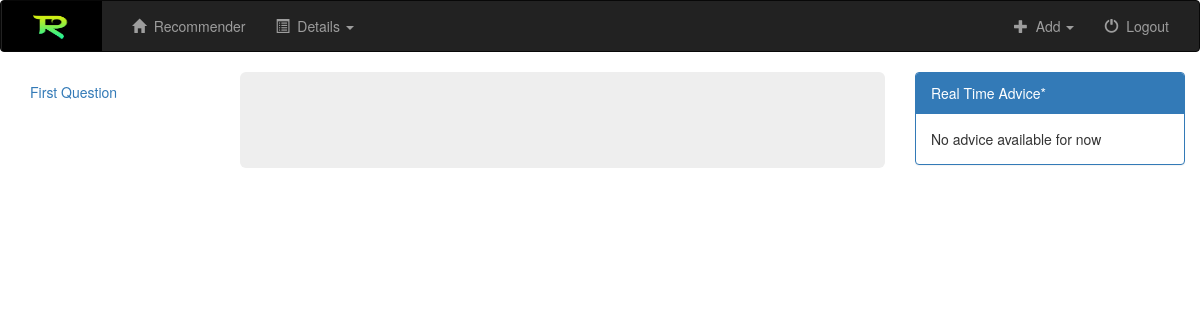
Before: /recsystem/others/ with the older database file.
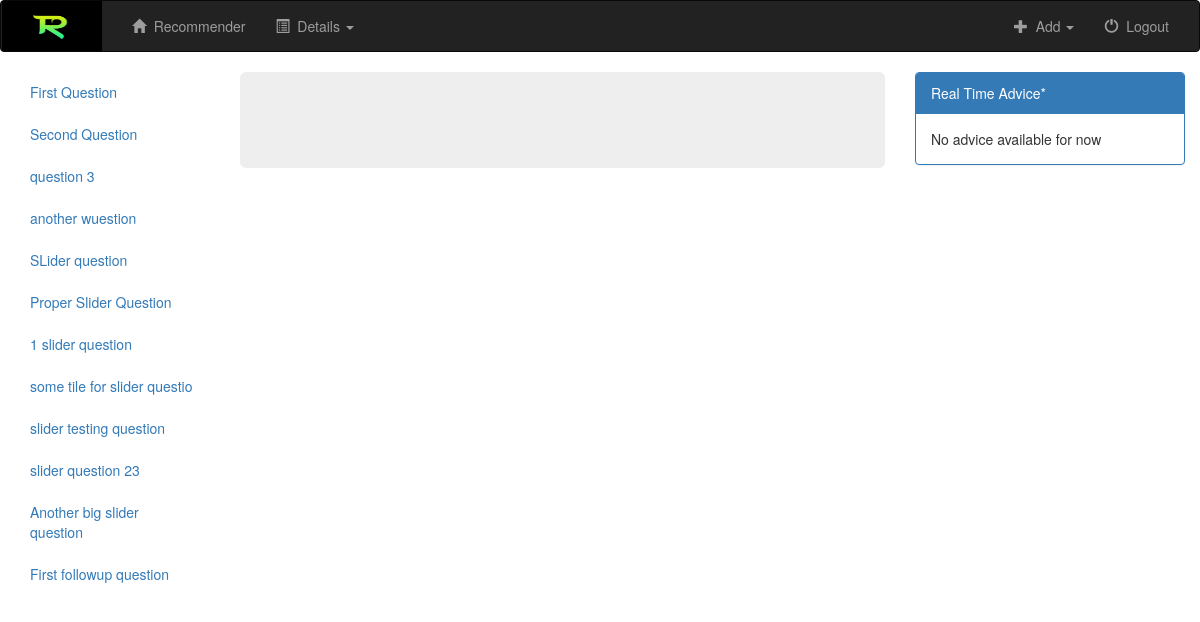
After: the same page with the newer database file.
### recsystem/models.py (models this page shows, shortened)
class Question(models.Model):
    question_title = models.CharField(max_length = 250)
    question_text = models.TextField(max_length = 3000)
    description = models.TextField(max_length = 3000)
    options_type = models.CharField(max_length = 250)
    followUp = models.BooleanField(default=False)
    max = models.CharField(max_length = 250, null=True)
    min = models.CharField(max_length = 250, null=True)
    step = models.CharField(max_length = 250, null=True)

### recsystem/views.py (the view)
def others(request):
    questions = Question.objects.filter(followUp=False).exclude(id__in=[175,179,190,192,194,195,200,205])
    context = {'questions': questions}
    return render(request, 'recsystem/recommender.html', context)

### recsystem/templates/recsystem/recommender.html (shortened to what this page needs)
{% extends 'recsystem/default.html' %} {% block body %}
<div class="container-fluid" id="main-div">
  <div class="row">
    <div class="col-md-9 left-column">
      <div class="row">
        <div role="tabpanel">
          <div class="col-md-3">
            <ul class="nav nav-pills brand-pills nav-stacked" role="tablist" id="questionTabs">
              {% for question in questions %}
              <li role="presentation" class="brand-nav"><a href="#tab{{ forloop.counter }}" aria-controls="tab{{ forloop.counter }}" role="tab" data-toggle="tab">{{ question.question_title }}</a></li>
              {% endfor %}
            </ul>
          </div>
          <div class="col-md-9">
            <div class="jumbotron">
            </div>
          </div>
        </div>
      </div>
    </div>
      <div class="col-md-3 real-time-advice-div">
        <div class="panel panel-primary">
          <div class="panel-heading">Real Time Advice*</div>
          <div class="panel-body" id="advice">No advice available for now</div>
        </div>
      </div>
  </div>
</div>
{% endblock %}

Changed rows visible on the page:
added Question: question_title "Second Question"
added Question: question_title "question 3"
added Question: question_title "another wuestion"
added Question: question_title "SLider question"
added Question: question_title "Proper Slider Question"
added Question: question_title "1 slider question"
added Question: question_title "some tile for slider questio"
added Question: question_title "slider testing question"
added Question: question_title "slider question 23"
added Question: question_title "Another big slider question"
added Question: question_title "First followup question"
